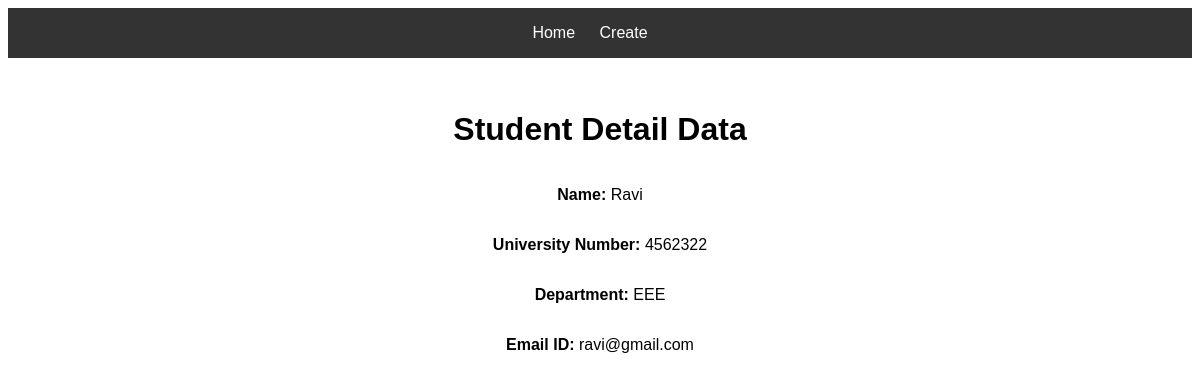
/detail_data/1, run on the app's committed database.
### app.py (models this page shows, shortened)
class Student(db.Model):
    id = db.Column(db.Integer, primary_key=True)
    name = db.Column(db.String(100), nullable=False)
    university_number = db.Column(db.String(100), nullable=False, unique=True)
    department = db.Column(db.String(100), nullable=False)
    email_id = db.Column(db.String(100), nullable=False, unique=True)

### app.py (the view)
@app.route('/detail_data/<int:id>')
def detail_data(id):
    student = Student.query.get_or_404(id)
    return render_template('detail_data.html', student=student)

### templates/detail_data.html
{% extends 'base.html' %}
{% block content %}
    <h1>Student Detail Data</h1>
    <p><strong>Name:</strong> {{ student.name }}</p>
    <p><strong>University Number:</strong> {{ student.university_number }}</p>
    <p><strong>Department:</strong> {{ student.department }}</p>
    <p><strong>Email ID:</strong> {{ student.email_id }}</p>
{% endblock %}

### static/style.css (style rules this page uses)
body { font-family: Arial, sans-serif; }

### data on the page
Student: name "Ravi", university_number "4562322", department "EEE", email_id "ravi@gmail.com"
